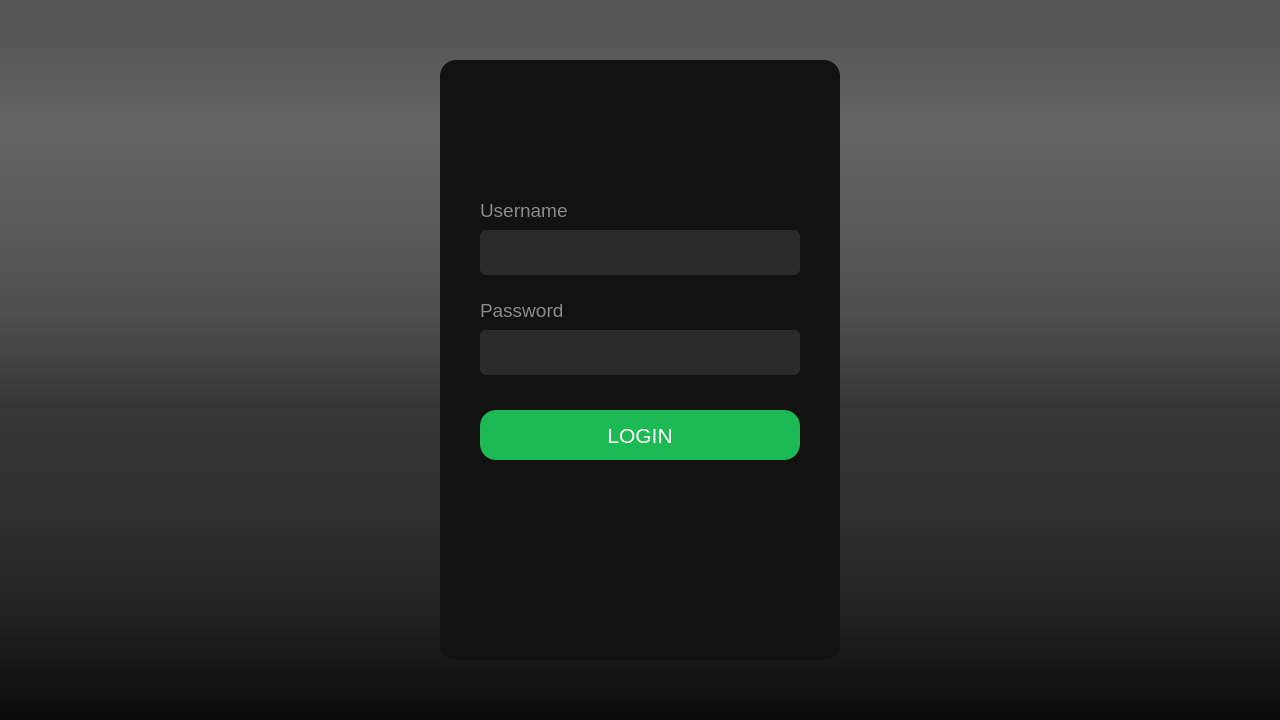
<?xml version="1.0" encoding="UTF-8"?>
<ui version="4.0">
 <class>MainWindow</class>
 <widget class="QMainWindow" name="MainWindow">
  <property name="geometry">
   <rect>
    <x>0</x>
    <y>0</y>
    <width>1280</width>
    <height>720</height>
   </rect>
  </property>
  <property name="windowTitle">
   <string>MainWindow</string>
  </property>
  <property name="styleSheet">
   <string notr="true">background-color: qlineargradient(spread:pad, x1:0, y1:1, x2:0, y2:0, stop:0 rgba(10, 10, 10, 255), stop:0.13615 rgba(32, 32, 32, 255), stop:0.286385 rgba(48, 48, 48, 255), stop:0.43662 rgba(54, 54, 54, 255), stop:0.568075 rgba(79, 79, 79, 255), stop:0.713615 rgba(92, 92, 92, 255), stop:0.830986 rgba(101, 101, 101, 255), stop:0.943662 rgba(86, 86, 86, 255));</string>
  </property>
  <widget class="QWidget" name="centralwidget">
   <widget class="QWidget" name="widget" native="true">
    <property name="geometry">
     <rect>
      <x>440</x>
      <y>60</y>
      <width>400</width>
      <height>600</height>
     </rect>
    </property>
    <property name="styleSheet">
     <string notr="true">background-color: #121212;
border-radius: 16px;</string>
    </property>
    <widget class="QLineEdit" name="usernameLineEdit">
     <property name="geometry">
      <rect>
       <x>40</x>
       <y>170</y>
       <width>320</width>
       <height>45</height>
      </rect>
     </property>
     <property name="font">
      <font>
       <pointsize>16</pointsize>
      </font>
     </property>
     <property name="styleSheet">
      <string notr="true">background-color: #2A2A2A;
color: white;
padding: 10px;
border: none;
border-radius: 6px;
</string>
     </property>
     <property name="cursorMoveStyle">
      <enum>Qt::CursorMoveStyle::VisualMoveStyle</enum>
     </property>
     <property name="clearButtonEnabled">
      <bool>false</bool>
     </property>
    </widget>
    <widget class="QLineEdit" name="passwordLineEdit">
     <property name="geometry">
      <rect>
       <x>40</x>
       <y>270</y>
       <width>320</width>
       <height>45</height>
      </rect>
     </property>
     <property name="font">
      <font>
       <pointsize>16</pointsize>
      </font>
     </property>
     <property name="styleSheet">
      <string notr="true">background-color: #2A2A2A;
color: white;
padding: 10px;
border: none;
border-radius: 6px;
</string>
     </property>
    </widget>
    <widget class="QPushButton" name="loginButton">
     <property name="geometry">
      <rect>
       <x>40</x>
       <y>350</y>
       <width>320</width>
       <height>50</height>
      </rect>
     </property>
     <property name="font">
      <font>
       <pointsize>16</pointsize>
      </font>
     </property>
     <property name="styleSheet">
      <string notr="true">background-color: rgb(29, 185, 84);
color: rgb(255,255,255);</string>
     </property>
     <property name="text">
      <string>LOGIN</string>
     </property>
    </widget>
    <widget class="QLabel" name="label">
     <property name="geometry">
      <rect>
       <x>60</x>
       <y>20</y>
       <width>271</width>
       <height>81</height>
      </rect>
     </property>
     <property name="sizePolicy">
      <sizepolicy hsizetype="Preferred" vsizetype="Fixed">
       <horstretch>0</horstretch>
       <verstretch>0</verstretch>
      </sizepolicy>
     </property>
     <property name="text">
      <string/>
     </property>
     <property name="pixmap">
      <pixmap resource="resources.qrc">:/img/logo.png</pixmap>
     </property>
     <property name="scaledContents">
      <bool>true</bool>
     </property>
    </widget>
    <widget class="QLabel" name="label_2">
     <property name="geometry">
      <rect>
       <x>40</x>
       <y>140</y>
       <width>121</width>
       <height>20</height>
      </rect>
     </property>
     <property name="font">
      <font>
       <pointsize>14</pointsize>
      </font>
     </property>
     <property name="styleSheet">
      <string notr="true">color: rgb(138, 138, 138);</string>
     </property>
     <property name="text">
      <string>Username</string>
     </property>
    </widget>
    <widget class="QLabel" name="label_3">
     <property name="geometry">
      <rect>
       <x>40</x>
       <y>240</y>
       <width>121</width>
       <height>20</height>
      </rect>
     </property>
     <property name="font">
      <font>
       <pointsize>14</pointsize>
      </font>
     </property>
     <property name="styleSheet">
      <string notr="true">color: rgb(138, 138, 138);</string>
     </property>
     <property name="text">
      <string>Password</string>
     </property>
    </widget>
    <zorder>usernameLineEdit</zorder>
    <zorder>loginButton</zorder>
    <zorder>passwordLineEdit</zorder>
    <zorder>label</zorder>
    <zorder>label_2</zorder>
    <zorder>label_3</zorder>
   </widget>
  </widget>
 </widget>
 <resources>
  <include location="resources.qrc"/>
 </resources>
 <connections/>
</ui>
